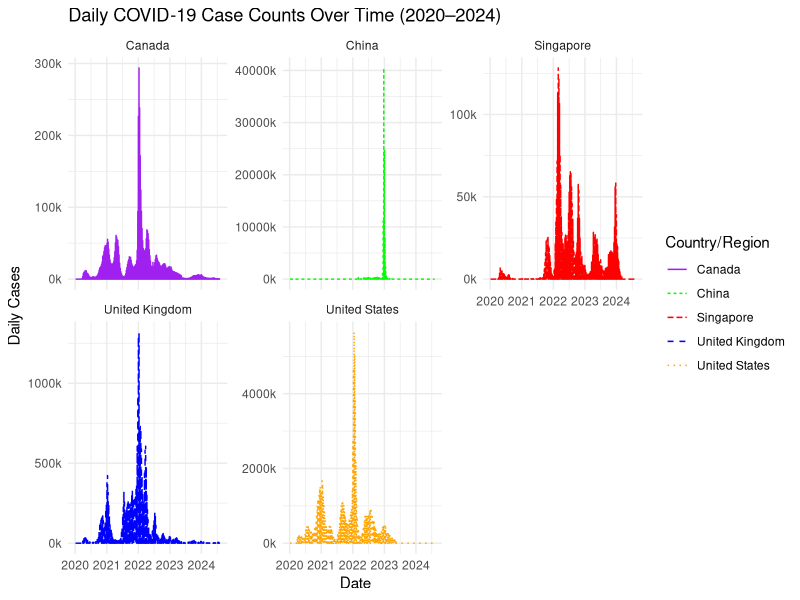
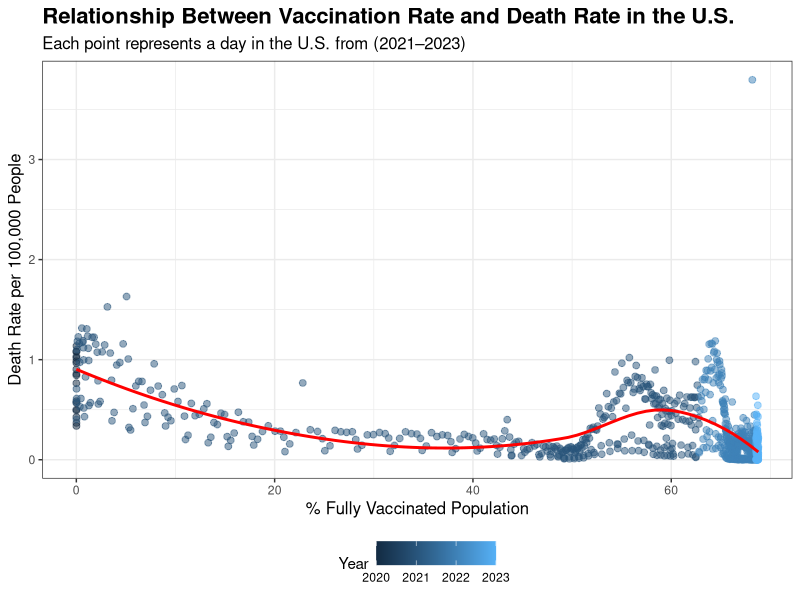
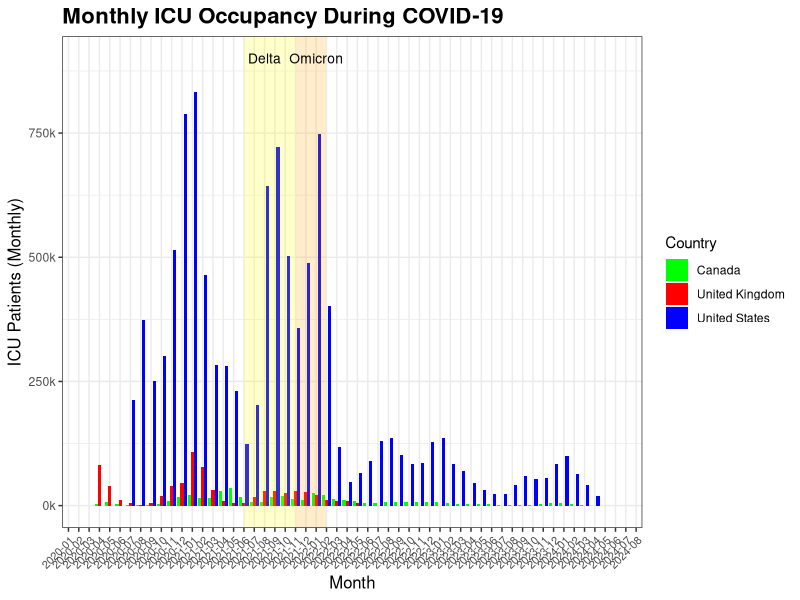

The R source for these figures, in order:

# Load required packages ----
library(ggplot2)
library(dplyr)
library(tidyverse)
library(lubridate)

# Load tidied data ----
casesTidy <- read_csv("jh_confirmed_cases_country_level.csv")
covidUSA <- read_csv("covid_datahub_USA_filtered.csv")
covidTidy <- read_csv("owid_covid_data_filtered_final.csv")

# Calculate new daily cases ----
covidTidy <- covidTidy %>%
  mutate(
    date = as.Date(date),
    new_cases = total_cases - lag(total_cases),
    new_cases = ifelse(new_cases < 0, 0, new_cases),  # prevent negative values
    new_cases = new_cases / 1000  # To scale down values
  )
# How did daily COVID-19 case counts evolve across countries over time? ----
# Create a line plot to represent the cases for each of the 5 countries

ggplot(
  data = covidTidy,
  mapping = aes(
    x = date,
    y = new_cases,
    color = country,
    linetype = country
  )
) +
  geom_line(size = 0.5) +
  scale_color_manual(
    values = c("purple", "green","red", "blue","orange") 
  ) +
  labs(
    title = "Daily COVID-19 Case Counts Over Time (2020–2024)",
    x = "Date",
    y = "Daily Cases",
    color = "Country/Region",
    linetype = "Country/Region"
  ) +
  scale_y_continuous(labels = function(x) paste0(x, "k")) +
  theme_minimal() +
  facet_wrap(~ country, scales = "free_y")


# What is the relationship between vaccination rates and death rates in the US? ----
# Create a scatter plot to represent the relationship between vaccination rates and death rates in the US.

# Reshape US data ----
# Calculate the percentages of the fully vaccinated individuals.
# Calculate the death rates per 100k people.

covidUSA <- covidUSA %>%
  mutate(
    date = as.Date(date), # Make sure date is formatted properly.
    pct_fully_vaccinated = (people_fully_vaccinated / 335000000) * 100,
    daily_deaths = deaths - lag(deaths), # To get the daily deaths count.
    death_rate_per_100k = (daily_deaths / 335000000) * 100000
  ) %>%
  filter(pct_fully_vaccinated > 0,
         daily_deaths > 0
         )

# Create scatterplot ----
# Using the tidy USA covid data

ggplot(
  data = covidUSA,
  mapping = aes(
    x = pct_fully_vaccinated, # x-axis: % fully vaccinated population.
    y = death_rate_per_100k,  # y-axis: death rate per 100,000 people.
    color = year(date))
) +
  geom_point(alpha = 0.5, size = 2) +
  geom_smooth(method = "loess", se = FALSE, color = "red") +
  labs(
    title = "Relationship Between Vaccination Rate and Death Rate in the U.S.",
    subtitle = "Each point represents a day in the U.S. from (2021–2023)",
    x = "% Fully Vaccinated Population",
    y = "Death Rate per 100,000 People",
    color = "Year"
  ) +
  theme_bw() +
  theme(
    plot.title = element_text(size = 16, face = "bold"),
    plot.subtitle = element_text(size = 12),
    axis.title = element_text(size = 12),
    legend.position = "bottom"
  )

# How did ICU occupancy change during pandemic surges? ----
# Create a grouped bar chart showing ICU patients for each of the three countries.
# Highlight the delta and Omicron surges

# Load Data ----
covid_ICU_patients <- read_csv("owid_covid_data_filtered_final.csv")

# Define populations----
populations <- c(
  "United States" = 335000000,
  "United Kingdom" = 68000000,
  "Canada" = 40000000
)

# Data Wrangling ----
# Filter the three countries to focus on
# Change the date format to month and year

covid_ICU_patients <- covid_ICU_patients %>%
  mutate(
    date = as.Date(date),
    date = format(date, "%Y-%m")  
  ) %>%
  filter(country == "United States" |
           country == "United Kingdom" |
           country == "Canada") %>%
  group_by(country, date) %>%
  summarise(
    icu_patients = sum(icu_patients, na.rm = TRUE),  # To calculate monthly ICU occupancy
    .groups = "drop"
  ) %>%
  mutate(
    icu_patients = icu_patients / 1000  # To make the values shorter
  )

# Create the bar chart ----
ggplot(
  data = covid_ICU_patients,
  mapping = aes(x = date,
                y = icu_patients,
                fill = country)
) +
  geom_bar(stat = "identity", position = "dodge") +
  annotate(
    "rect", 
    xmin = "2021-06", xmax = "2021-11", # Highlight Delta surge (Jun2021-Nov2021)
    ymin = -Inf, ymax = Inf, 
    alpha = 0.2, 
    fill = "yellow"
    ) +
  annotate("rect",
           xmin = "2021-11", xmax = "2022-02", # Highlight Omicron surge (Nov2021-Feb2022)
           ymin = -Inf, ymax = Inf,
           alpha = 0.2,
           fill = "orange"
           ) +
  annotate("text",
           x = "2021-08",
           y = 900,
           label = "Delta",
           size = 3.5
           ) +
  annotate("text",
           x = "2022-01",
           y = 900,
           label = "Omicron",
           size = 3.5
           ) +
  scale_fill_manual(
    values = c("green","red", "blue") 
  ) +
  labs(
    title = "Monthly ICU Occupancy During COVID-19",
    x = "Month",
    y = "ICU Patients (Monthly)",
    fill = "Country"
  ) +
  scale_y_continuous(labels = function(x) paste0(x, "k")) + # Adds a k to represent a thousand
  theme_bw() +
  theme(
    axis.text.x = element_text(angle = 45, hjust = 1, size = 8),
    plot.title = element_text(size = 16, face = "bold"),
    axis.title = element_text(size = 12)
  )